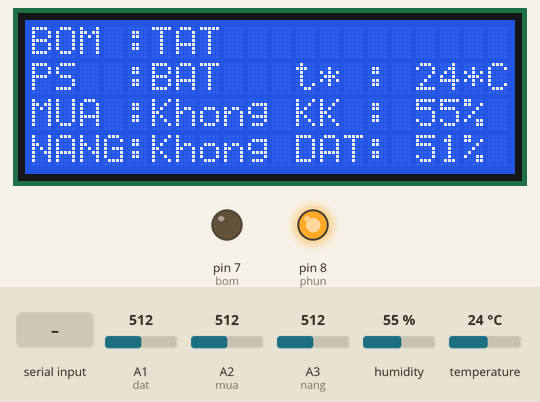
The sketch below on a simulated Arduino Nano, built with avr-gcc and run on an emulated ATmega328P. Shown: 20×4 character LCD, output pins drawn as LEDs (lit = HIGH). Inputs (shaded band) come from the test bench; at power-on: A2 (mua) = 512, A3 (nang) = 512, A1 (dat) = 512, humidity 55 %, temperature 24 °C. Pins used as bus, display or sensor lines are not drawn.

Above: at 1.3 s.
1.4 s: "B\n" received over Serial
At 3.0 s:
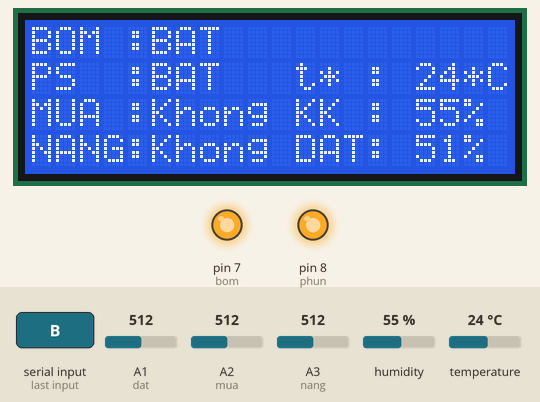
3.9 s: A2 (mua) set to 489
At 5.1 s:
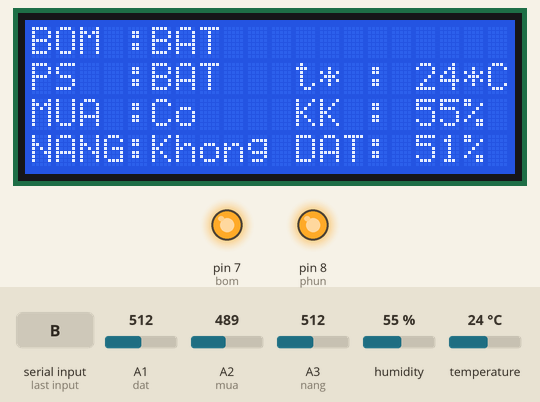
5.4 s: A3 (nang) set to 44
6.9 s: A3 (nang) set to 38
At 7.4 s:
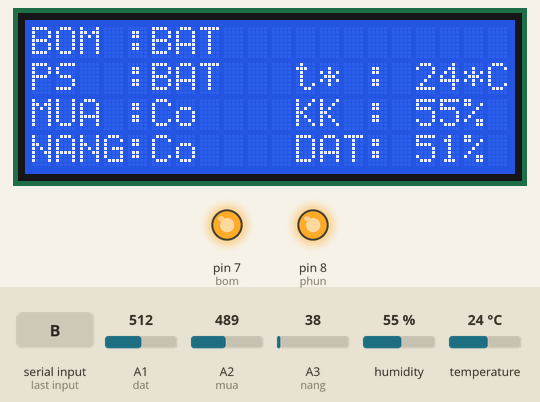
8.4 s: A2 (mua) set to 510
At 9.5 s:
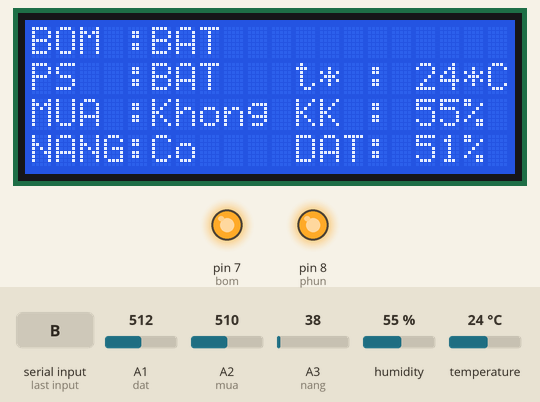
9.9 s: "B\n" received over Serial
At 11.5 s:
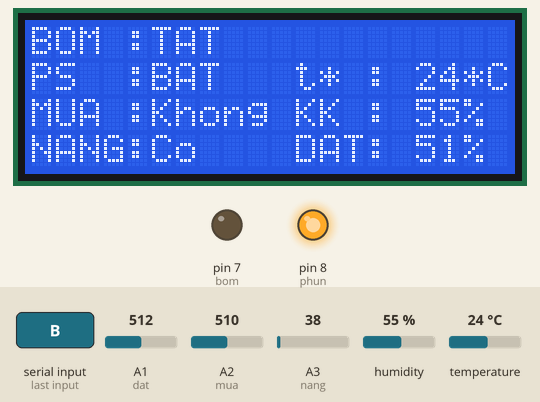
Timing chart, 0 to 13.0 s (numbered marks = the images above; inputs shaded):
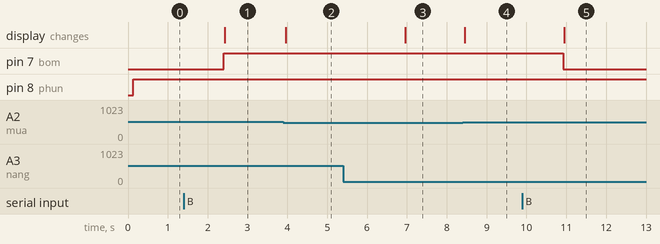

The sketch:

NANO.ino
```cpp
#include <DHT.h>
#include <LiquidCrystal_I2C.h>
LiquidCrystal_I2C lcd(0x27, 20, 4);

#define phun 8
#define bom 7
#define dca 5
#define dcb 6
#define dht11 A0
#define dat A1
#define mua A2
#define nang A3
DHT dht(dht11, DHT11);

unsigned long tg;
unsigned long tg1;
unsigned long tg2;
String G = "";

int S[10];
int NHIETDO_CHUAN = 0;
int DAT_CHUAN = 0;
int TDB = 0;
int TDP = 0;

void setup() {
  Serial.begin(115200);
  tg1 = millis();
  tg2 = millis();
  dht.begin();
  lcd.init();
  lcd.backlight();
  lcd.clear();
  // lcd.noBacklight();
  pinMode(dca, OUTPUT);
  pinMode(dcb, OUTPUT);
  pinMode(bom, OUTPUT);
  pinMode(phun, OUTPUT);
  digitalWrite(dca, 0);
  digitalWrite(dcb, 1);
  LCD();
}
void loop() {
  tg = millis();
  BOM();
  PHUN();
  KEOLUOI();
  LCD1();
  DOWN_DL();
 // Serial.println(millis() - tg);
}
void DOWN_DL() {
  if (Serial.available()) {
    String N = "";
    N = Serial.readStringUntil('\r');
    N.trim();
    if (N.substring(0, 1) == "0") {
      //  Serial.println("gui");
      UP_DL();
      NHIETDO_CHUAN = N.substring(1, 4).toInt();
      DAT_CHUAN = N.substring(4, 7).toInt();
    }
    if (N == "B" ) {
      if (TDB == 0) {
        digitalWrite(bom, 1);
        tg1 = millis();
        TDB = 1;// Serial.println("Bombat");
      }
      else {
        digitalWrite(bom, 0);
        TDB = 0; //Serial.println("Bomtat");
      }
   //   Serial.flush();
    }
    if (N == "P" ) {
      if (TDP == 0) {
        digitalWrite(phun, 1);
        tg2 = millis();
        TDP = 1;// Serial.println("Phunbat");
      }
      else {
        digitalWrite(phun, 0);
        TDP = 0;// Serial.println("Phuntat");
      }
    //  Serial.flush();
    }
  }
}
void UP_DL() {
  S[0] = digitalRead(bom);
  S[1] = digitalRead(phun);
  S[2] = MUA();
  S[3] = NANG();
  S[4] = NHIETDO();
  S[5] = KK();
  S[6] = DAT();

  G = "";
  G += String(S[0]);
  G += String(S[1]);

  G += String(S[2]);
  G += String(S[3]);
  if (S[4] < 100) {
    G += "0";
  }
  if (S[4] < 10) {
    G += "0";
  }
  G += String(S[4]);

  if (S[5] < 100) {
    G += "0";
  }
  if (S[5] < 10) {
    G += "0";
  }
  G += String(S[5]);
  if (S[6] < 100) {
    G += "0";
  }
  if (S[6] < 10) {
    G += "0";
  }
  G += String(S[6]);
  Serial.println(G);
}
void BOM() {
  if (MUA() == 1 && TDB == 0) {
    digitalWrite(bom, 0);
    // Serial.println("Bomtat");
  }
  if (MUA() == 0 && TDB == 0 && DAT() < DAT_CHUAN ) {
    digitalWrite(bom, 1);
  }
  if (MUA() == 0 && TDB == 0 && DAT() > DAT_CHUAN) {
    // Serial.println("Bomtat1");
    digitalWrite(bom, 0);
  }
  if (tg - tg1 > 15000 && TDB == 1) {
    digitalWrite(bom, 0);
    TDB = 0;
  }
}
void PHUN() {
  if (NHIETDO() < NHIETDO_CHUAN && TDP == 0) {
    digitalWrite(phun, 0);
    //Serial.println("Phuntat");
  }
  if (NHIETDO() > NHIETDO_CHUAN && TDP == 0) {
    digitalWrite(phun, 1);
  }
  if (tg - tg2 > 15000 && TDP == 1) {
    digitalWrite(phun, 0);
    TDP = 0;
  }
}
void KEOLUOI() {
  if (NANG() == 1) {
    digitalWrite(dca, 1);
    digitalWrite(dcb, 0);
  }
  if (NANG() == 0) {
    digitalWrite(dca, 0);
    digitalWrite(dcb, 1);
  }
}
void LCD() {
  lcd.setCursor(0, 0); lcd.print("BOM");
  lcd.setCursor(0, 1); lcd.print("PS");
  lcd.setCursor(0, 2); lcd.print("MUA");
  lcd.setCursor(0, 3); lcd.print("NANG");
  lcd.setCursor(11, 1); lcd.print("t*");
  lcd.setCursor(11, 2); lcd.print("KK");
  lcd.setCursor(11, 3); lcd.print("DAT");
  lcd.setCursor(4, 0); lcd.print(":");
  lcd.setCursor(4, 1); lcd.print(":");
  lcd.setCursor(4, 2); lcd.print(":");
  lcd.setCursor(4, 3); lcd.print(":");
  lcd.setCursor(14, 1); lcd.print(":");
  lcd.setCursor(14, 2); lcd.print(":");
  lcd.setCursor(14, 3); lcd.print(":");
}
void LCD1(){
  lcd.setCursor(5, 0);
  if (digitalRead(bom) == 1) {
    lcd.print("BAT");
  }
  if (digitalRead(bom) == 0) {
    lcd.print("TAT");
  }
  lcd.setCursor(5, 1);
  if (digitalRead(phun) == 1) {
    lcd.print("BAT");
  }
  if (digitalRead(phun) == 0) {
    lcd.print("TAT");
  }
  lcd.setCursor(5, 2);
  if (MUA() == 1) {
    lcd.print("Co   ");
  }
  if (MUA() == 0) {
    lcd.print("Khong");
  }
  lcd.setCursor(5, 3);
  if (NANG() == 1) {
    lcd.print("Co   ");
  }
  if (NANG() == 0) {
    lcd.print("Khong");
  }

  lcd.setCursor(15, 1);

  if (NHIETDO() < 10) {
    lcd.print(" ");
  }
  if (NHIETDO() < 100) {
    lcd.print(" ");
  }
  lcd.print(NHIETDO());
  lcd.setCursor(18, 1);
  lcd.print("*C");
  lcd.setCursor(15, 2);

  if (KK() < 10) {
    lcd.print(" ");
  }
  if (KK() < 100) {
    lcd.print(" ");
  }
  lcd.print(KK());
  lcd.setCursor(18, 2);
  lcd.print("%");

  lcd.setCursor(15, 3);
  if (DAT() < 10) {
    lcd.print(" ");
  }
  if (DAT() < 100) {
    lcd.print(" ");
  }
  lcd.print(DAT());
  lcd.setCursor(18, 3);
  lcd.print("%");
}
int NHIETDO() {
  int t = dht.readTemperature();
  return t;
}
int KK() {
  int a = dht.readHumidity();
  return a;
}
int DAT() {
  int a = (1023 - analogRead(dat)) / 10;
  if (a > 100) {
    a = 100;
  }
  return a;
}

int NANG() {
  int b = analogRead(nang);
  if (b > 40) {
    b = 0;
  }
  else {
    b = 1;
  }
  return b;
}
int MUA() {
  int c = analogRead(mua);
  if (c < 500) {
    c = 1;
  }
  else {
    c = 0;
  }
  return c;
}
```

Measured:
- the behaviour switches between 500 and 499 on A2 (mua) (found by bisection; images 1 and 2)
- the behaviour switches between 41 and 40 on A3 (nang) (found by bisection; images 2 and 3)
- after the input at 1.4 s, pin 7 (bom): LOW → HIGH after 1.0 s; the display: changes after 1.0 s (image 1)
- after the input at 3.9 s, the display: changes after 0.06 s (image 2)
- after the input at 5.4 s, every drawn part: stays the same
- after the input at 6.9 s, the display: changes after 0.06 s (image 3)
- after the input at 8.4 s, the display: changes after 0.05 s (image 4)
- after the input at 9.9 s, pin 7 (bom): HIGH → LOW after 1.0 s; the display: changes after 1.1 s (image 5)
